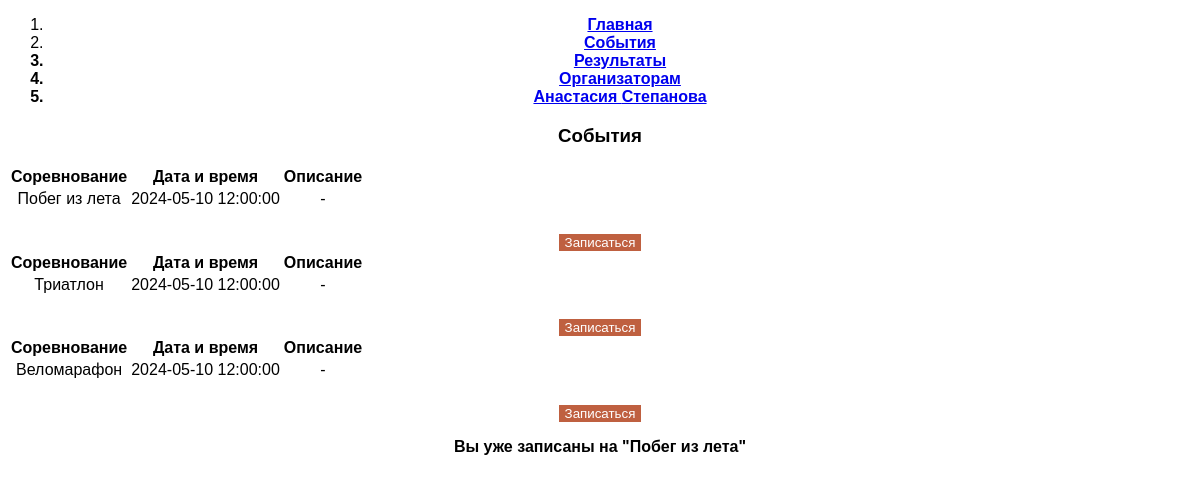
The page /events/1 (signed in) on the database its author committed.
### data/users.py (models this page shows, shortened)
class User(SqlAlchemyBase, UserMixin, SerializerMixin):
    __tablename__ = 'users'
    id = sqlalchemy.Column(sqlalchemy.Integer,
                           primary_key=True, autoincrement=True)
    username = sqlalchemy.Column(sqlalchemy.String, index=True, unique=True, nullable=True)
    surname = sqlalchemy.Column(sqlalchemy.String, index=True, unique=True, nullable=True)
    email = sqlalchemy.Column(sqlalchemy.String, index=True, unique=True, nullable=True)
    avatar = sqlalchemy.Column(sqlalchemy.String, index=True, unique=True, nullable=True)
    status = sqlalchemy.Column(sqlalchemy.Integer, index=True, nullable=True)
    docs = sqlalchemy.Column(sqlalchemy.String, index=True, nullable=True)
    hashed_password = sqlalchemy.Column(sqlalchemy.String, nullable=True)
    user_competitions = orm.relationship("User_competitions", back_populates='user')

### data/competition.py (models this page shows)
class Competition(SqlAlchemyBase, UserMixin, SerializerMixin):
    __tablename__ = 'competition'
    id = sqlalchemy.Column(sqlalchemy.Integer,
                           primary_key=True, autoincrement=True)
    name = sqlalchemy.Column(sqlalchemy.TEXT, index=True, unique=True, nullable=True)
    status = sqlalchemy.Column(sqlalchemy.Integer, index=True, unique=True, nullable=True)
    date = sqlalchemy.Column(sqlalchemy.DateTime, index=True, unique=True, nullable=True)
    description = sqlalchemy.Column(sqlalchemy.TEXT, index=True, unique=True, nullable=True)
    user_competitions = orm.relationship("User_competitions", back_populates='competition')

### server.py (the view, shortened to what this page needs)
@app.route('/events/<int:id>', methods=['GET', 'POST'])
@login_required
def new_event(id):
    db_sess = db_session.create_session()
    now_id = current_user.id
    ev = db_sess.query(User_competitions.type).filter(User_competitions.user_id == now_id).all()
    events = db_sess.query(Competition).filter(Competition.status == 1).all()
    comp = db_sess.query(Competition.name).filter(Competition.id == id).first()
    return render_template("events.html", title='События', events=events,
                           message=f'Вы уже записаны на "{comp[0]}"')

### data/db_session.py (called while the page is built)
def create_session() -> Session:
    global __factory
    return __factory()

### server.py (called while the page is built)
@login_manager.user_loader
def load_user(user_id):
    db_sess = db_session.create_session()
    return db_sess.query(User).get(user_id)

### templates/events.html (shortened to what this page needs)
{% extends "base.html" %}
{% block content %}
<h3>События</h3>
{% for item in events%}
    <div class="col-md6 border rounded">
        <table class="table table-striped-columns">
                <tr><th>Соревнование</th><th>Дата и время</th><th>Описание</th>
                        <tr><td style="text-transform: none;">{{item.name}}</td><td>{{item.date}}</td><td>{{item.description}}</td>
        </table>
    </div>
    {% if current_user.is_authenticated %}
    <div>
        {% if current_user.status != 1 %}
        <a href="/events/{{ item.id }}"><button style="background-color: rgb(191, 96, 64); color: white; border: none; outline: none;">Записаться</button></a>
        {% endif %}
    </div>
{% endif %}
    {% endfor %}
<p style="text-transform: none; font-weight: bold; color: black;">{{ message }}</p>
{% endblock %}

### templates/base.html (shortened to what this page needs)
<!DOCTYPE html>
<html lang="en">
<head>
    <link rel="stylesheet" type="text/css" href="{{url_for('static', filename='css/style.css')}}">
    <link rel="stylesheet/less" type="text/css" href="{{url_for('static', filename='css/style.less')}}">
    </head>
    <body style="background: white">
        <nav class="menu">
          <ol>
            <li class="menu-item"><a href="/" style="font-weight: bold;">Главная</a></li>
            <li class="menu-item"><a href="/events" style="font-weight: bold;">События</a></li>
            <li class="menu-item" style="font-weight: bold;">
              <a href="/results">Результаты</a>
            </li>
            <li class="menu-item" style="font-weight: bold;">
              <a href="#0">Организаторам</a>
            </li>
            {% if current_user.is_authenticated %}
            <li class="menu-item" style="font-weight: bold;"><a href="/profile">{{ current_user.username }} {{ current_user.surname }}</a></li>
            {% else %}
            <li class="menu-item" style="font-weight: bold;"><a href="/login">Профиль</a></li>
            {% endif %}
          </ol>
        </nav>
        <div >{% block content %}{% endblock %}</div>
    </body>
</html>

### static/css/style.css (style rules this page uses)
body { font-family: 'Roboto Condensed', sans-serif; text-align:center; vertical-align:middle; }
body { font-family: "Overpass", sans-serif; box-sizing: border-box; }

### rows shown on the page
User: username "Анастасия", surname "Степанова"
Competition: name "Побег из лета", date "2024-05-10 12:00:00", description "-"
Competition: name "Триатлон", date "2024-05-10 12:00:00", description "-"
Competition: name "Веломарафон", date "2024-05-10 12:00:00", description "-"

### other values the page prints
{{ message }} "Вы уже записаны на \"Побег из лета\""
